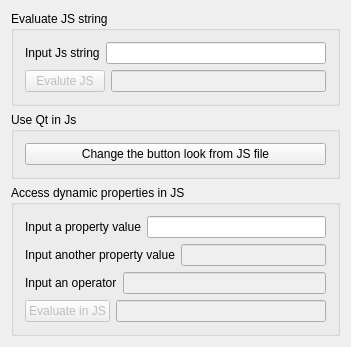
<?xml version="1.0" encoding="UTF-8"?>
<ui version="4.0">
 <class>MainWindow</class>
 <widget class="QMainWindow" name="MainWindow">
  <property name="geometry">
   <rect>
    <x>0</x>
    <y>0</y>
    <width>351</width>
    <height>317</height>
   </rect>
  </property>
  <property name="windowTitle">
   <string>MainWindow</string>
  </property>
  <widget class="QWidget" name="centralWidget">
   <layout class="QGridLayout" name="gridLayout_4">
    <item row="0" column="0">
     <layout class="QVBoxLayout" name="verticalLayout_2">
      <item>
       <widget class="QGroupBox" name="groupBox_2">
        <property name="title">
         <string>Evaluate JS string</string>
        </property>
        <layout class="QGridLayout" name="gridLayout_2">
         <item row="0" column="0">
          <layout class="QVBoxLayout" name="verticalLayout_5">
           <item>
            <layout class="QHBoxLayout" name="horizontalLayout_2">
             <item>
              <widget class="QLabel" name="label_5">
               <property name="text">
                <string>Input Js string</string>
               </property>
              </widget>
             </item>
             <item>
              <widget class="QLineEdit" name="lineEditEvaluateJs"/>
             </item>
            </layout>
           </item>
           <item>
            <layout class="QHBoxLayout" name="horizontalLayout_9">
             <item>
              <widget class="QPushButton" name="buttonEvaluateJs">
               <property name="enabled">
                <bool>false</bool>
               </property>
               <property name="text">
                <string>Evalute JS</string>
               </property>
               <property name="autoDefault">
                <bool>false</bool>
               </property>
               <property name="default">
                <bool>false</bool>
               </property>
              </widget>
             </item>
             <item>
              <widget class="QLineEdit" name="lineEditJsResult">
               <property name="enabled">
                <bool>false</bool>
               </property>
              </widget>
             </item>
            </layout>
           </item>
          </layout>
         </item>
        </layout>
       </widget>
      </item>
      <item>
       <widget class="QGroupBox" name="groupBox">
        <property name="title">
         <string>Use Qt in Js</string>
        </property>
        <layout class="QGridLayout" name="gridLayout">
         <item row="0" column="0">
          <widget class="QPushButton" name="buttonChangeInJs">
           <property name="enabled">
            <bool>true</bool>
           </property>
           <property name="text">
            <string>Change the button look from JS file</string>
           </property>
          </widget>
         </item>
        </layout>
       </widget>
      </item>
      <item>
       <widget class="QGroupBox" name="groupBox_3">
        <property name="title">
         <string>Access dynamic properties in JS</string>
        </property>
        <layout class="QGridLayout" name="gridLayout_3">
         <item row="0" column="0">
          <layout class="QVBoxLayout" name="verticalLayout_4">
           <item>
            <layout class="QHBoxLayout" name="horizontalLayout_5">
             <item>
              <widget class="QLabel" name="label_2">
               <property name="text">
                <string>Input a property value</string>
               </property>
              </widget>
             </item>
             <item>
              <widget class="QLineEdit" name="lineEditPropertyLeft"/>
             </item>
            </layout>
           </item>
           <item>
            <layout class="QHBoxLayout" name="horizontalLayout_6">
             <item>
              <widget class="QLabel" name="label_3">
               <property name="text">
                <string>Input another property value</string>
               </property>
              </widget>
             </item>
             <item>
              <widget class="QLineEdit" name="lineEditPropertyRight">
               <property name="enabled">
                <bool>false</bool>
               </property>
              </widget>
             </item>
            </layout>
           </item>
           <item>
            <layout class="QHBoxLayout" name="horizontalLayout_7">
             <item>
              <widget class="QLabel" name="label_4">
               <property name="text">
                <string>Input an operator</string>
               </property>
              </widget>
             </item>
             <item>
              <widget class="QLineEdit" name="lineEditPropertyOperator">
               <property name="enabled">
                <bool>false</bool>
               </property>
              </widget>
             </item>
            </layout>
           </item>
           <item>
            <layout class="QHBoxLayout" name="horizontalLayout_8">
             <item>
              <widget class="QPushButton" name="buttonEvaluatePropertyCalculateResult">
               <property name="enabled">
                <bool>false</bool>
               </property>
               <property name="text">
                <string>Evaluate in JS</string>
               </property>
              </widget>
             </item>
             <item>
              <widget class="QLineEdit" name="lineEditEvaluatePropertyResult">
               <property name="enabled">
                <bool>false</bool>
               </property>
              </widget>
             </item>
            </layout>
           </item>
          </layout>
         </item>
        </layout>
       </widget>
      </item>
     </layout>
    </item>
   </layout>
  </widget>
 </widget>
 <layoutdefault spacing="6" margin="11"/>
 <resources/>
 <connections/>
</ui>
